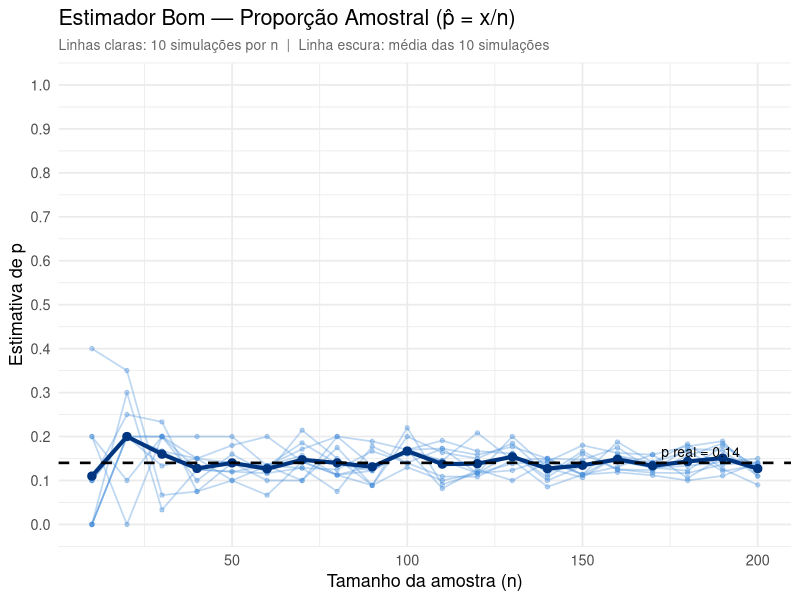
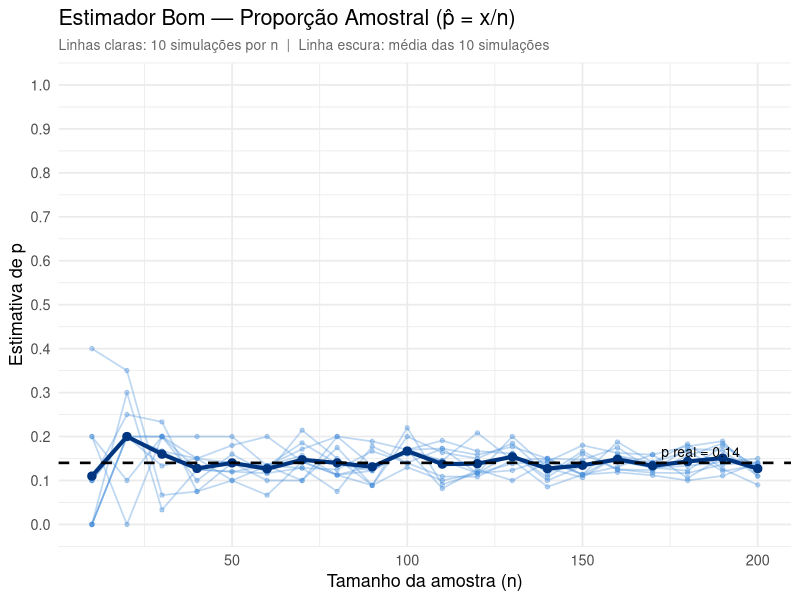

Generate these figures, in order, with R:
library(ggplot2)
library(dplyr)

# =====================================================
# Estimador Bom: proporção amostral p_hat = x/n
# =====================================================

df <- read.csv("UFJF_observatorio_ingressantegrad.csv")
df_ativa <- subset(df, SITUACAO == "ATIVO")
df_ativa$EXATAS <- as.integer(
  df_ativa$GRANDEAREATEXTO %in% c("CIÊNCIAS EXATAS E DA TERRA", "ENGENHARIAS")
)

p_real <- mean(df_ativa$EXATAS)

estimador_bom <- function(amostra) mean(amostra)

n_vals <- seq(10, 200, by = 10)
n_sim  <- 10

set.seed(42)

resultados <- do.call(rbind, lapply(n_vals, function(n) {
  do.call(rbind, lapply(seq_len(n_sim), function(sim) {
    amostra    <- sample(df_ativa$EXATAS, n)
    estimativa <- estimador_bom(amostra)
    data.frame(n = n, simulacao = factor(sim), estimativa = estimativa)
  }))
}))

medias <- resultados %>%
  group_by(n) %>%
  summarise(media = mean(estimativa), .groups = "drop")

ggplot() +
  geom_line(
    data  = resultados,
    aes(x = n, y = estimativa, group = simulacao),
    color = "#4A90D9", alpha = 0.35, linewidth = 0.6
  ) +
  geom_point(
    data  = resultados,
    aes(x = n, y = estimativa),
    color = "#4A90D9", alpha = 0.35, size = 1.2
  ) +
  geom_line(
    data      = medias,
    aes(x = n, y = media),
    color     = "#003580", linewidth = 1.4
  ) +
  geom_point(
    data  = medias,
    aes(x = n, y = media),
    color = "#003580", size = 2.5
  ) +
  geom_hline(
    yintercept = p_real,
    linetype   = "dashed",
    color      = "black",
    linewidth  = 0.9
  ) +
  annotate(
    "text",
    x     = max(n_vals) - 5,
    y     = p_real + 0.025,
    label = paste0("p real = ", round(p_real, 3)),
    hjust = 1,
    size  = 3.5
  ) +
  scale_y_continuous(limits = c(0, 1), breaks = seq(0, 1, 0.1)) +
  labs(
    title    = "Estimador Bom — Proporção Amostral (p̂ = x/n)",
    subtitle = "Linhas claras: 10 simulações por n  |  Linha escura: média das 10 simulações",
    x        = "Tamanho da amostra (n)",
    y        = "Estimativa de p"
  ) +
  theme_minimal(base_size = 13) +
  theme(plot.subtitle = element_text(size = 10, color = "gray40"))

ggsave("graficos/grafico_estimador_bom.png", width = 10, height = 6, dpi = 150)
message("Salvo: graficos/grafico_estimador_bom.png")
